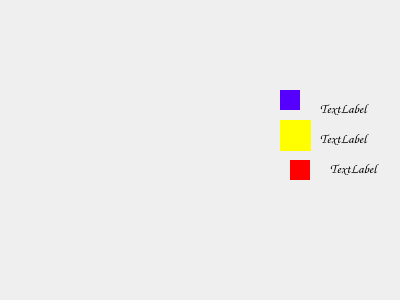
<?xml version="1.0" encoding="UTF-8"?>
<ui version="4.0">
 <class>statistique</class>
 <widget class="QDialog" name="statistique">
  <property name="geometry">
   <rect>
    <x>0</x>
    <y>0</y>
    <width>400</width>
    <height>300</height>
   </rect>
  </property>
  <property name="windowTitle">
   <string>Dialog</string>
  </property>
  <widget class="QLabel" name="label_3">
   <property name="geometry">
    <rect>
     <x>320</x>
     <y>130</y>
     <width>151</width>
     <height>16</height>
    </rect>
   </property>
   <property name="font">
    <font>
     <family>Comic Sans MS</family>
     <pointsize>10</pointsize>
    </font>
   </property>
   <property name="text">
    <string>TextLabel</string>
   </property>
  </widget>
  <widget class="QLabel" name="label_2">
   <property name="geometry">
    <rect>
     <x>320</x>
     <y>100</y>
     <width>171</width>
     <height>16</height>
    </rect>
   </property>
   <property name="font">
    <font>
     <family>Comic Sans MS</family>
     <pointsize>10</pointsize>
    </font>
   </property>
   <property name="styleSheet">
    <string notr="true"/>
   </property>
   <property name="text">
    <string>TextLabel</string>
   </property>
  </widget>
  <widget class="QLabel" name="label_4">
   <property name="geometry">
    <rect>
     <x>330</x>
     <y>160</y>
     <width>171</width>
     <height>16</height>
    </rect>
   </property>
   <property name="font">
    <font>
     <family>Comic Sans MS</family>
     <pointsize>10</pointsize>
    </font>
   </property>
   <property name="text">
    <string>TextLabel</string>
   </property>
  </widget>
  <widget class="QWidget" name="widget_6" native="true">
   <property name="geometry">
    <rect>
     <x>280</x>
     <y>120</y>
     <width>31</width>
     <height>31</height>
    </rect>
   </property>
   <property name="styleSheet">
    <string notr="true">background-image: url(:/img/ressources/carre-jaune-fond-transparent.png);
background-color: rgb(255, 255, 0);</string>
   </property>
  </widget>
  <widget class="QWidget" name="widget" native="true">
   <property name="geometry">
    <rect>
     <x>280</x>
     <y>90</y>
     <width>20</width>
     <height>20</height>
    </rect>
   </property>
   <property name="styleSheet">
    <string notr="true">background-image: url(:/img/ressources/blue.jpg);
background-color: rgb(85, 0, 255);</string>
   </property>
  </widget>
  <widget class="QWidget" name="widget_5" native="true">
   <property name="geometry">
    <rect>
     <x>290</x>
     <y>160</y>
     <width>20</width>
     <height>20</height>
    </rect>
   </property>
   <property name="styleSheet">
    <string notr="true">background-color: rgb(255, 0, 0);
background-image: url(:/img/ressources/rouge.jpg);</string>
   </property>
  </widget>
 </widget>
 <resources/>
 <connections/>
</ui>
